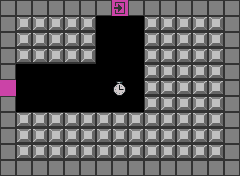

Below is a game level as drawn by its tile map, then a one-line description and the .tmx file that defines it, in full:
An orthogonal 15x11 tile map with 16x16 px tiles, 1 tile layer (main).

<map version="1.0" tiledversion="1.0.2" orientation="orthogonal" renderorder="right-down" width="15" height="11" tilewidth="16" tileheight="16" nextobjectid="1">
 <tileset firstgid="1" source="editor.tsx" />
 <layer name="main" width="15" height="11">
  <data encoding="csv">
1,1,1,1,1,1,1,9,1,1,1,1,1,1,1,
1,33,33,33,33,33,0,0,0,33,33,33,33,33,1,
1,33,33,33,33,33,0,0,0,33,33,33,33,33,1,
1,33,33,33,33,33,0,0,0,33,33,33,33,33,1,
1,0,0,0,0,0,0,0,0,33,33,33,33,33,1,
10,0,0,0,0,0,0,43,0,33,33,33,33,33,1,
1,0,0,0,0,0,0,0,0,33,33,33,33,33,1,
1,33,33,33,33,33,33,33,33,33,33,33,33,33,1,
1,33,33,33,33,33,33,33,33,33,33,33,33,33,1,
1,33,33,33,33,33,33,33,33,33,33,33,33,33,1,
1,1,1,1,1,1,1,1,1,1,1,1,1,1,1
</data>
 </layer>
</map>
